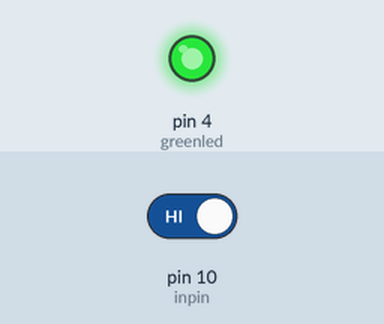
Recording of a sketch running on a simulated Arduino Uno, built with avr-gcc and run on an emulated ATmega328P. Parts: output pins drawn as LEDs (lit = HIGH). The test bench sets the inputs (shaded band); at power-on: pin 10 (inpin) HIGH.

Above: at 1.2 s.
1.3 s: pin 10 (inpin) driven LOW
At 1.7 s:
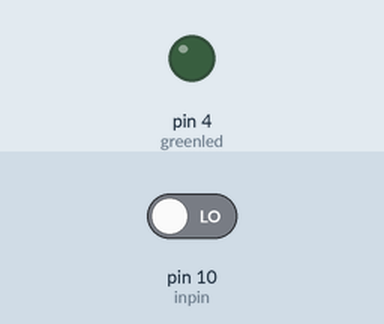
2.8 s: pin 10 (inpin) driven HIGH
At 4.0 s:
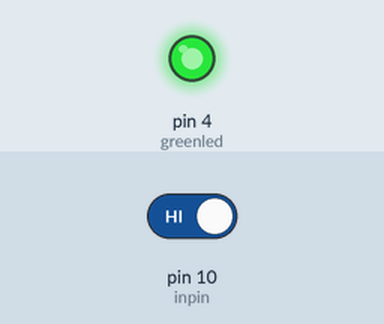
Timing chart, 0 to 5.8 s (numbered marks = the images above; inputs shaded):
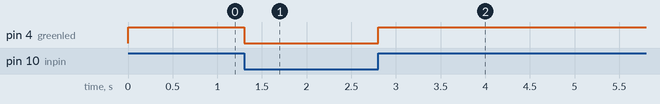

The sketch:

e5-keycontrol.ino
```cpp
int inpin = 10;
int greenled = 4;
int val;

void setup() {
  pinMode(inpin, INPUT);
  pinMode(greenled, OUTPUT);
//  Serial.begin(9600);
}

void loop() {
  val = digitalRead(inpin);
  if(val == LOW){
    digitalWrite(greenled, LOW);
  }
  else{
    digitalWrite(greenled, HIGH);
  }
//  Serial.println(val);
//  delay(300);
}
```

Measured:
- after the input at 1.3 s, pin 4 (greenled): HIGH → LOW at once
- after the input at 2.8 s, pin 4 (greenled): LOW → HIGH at once
